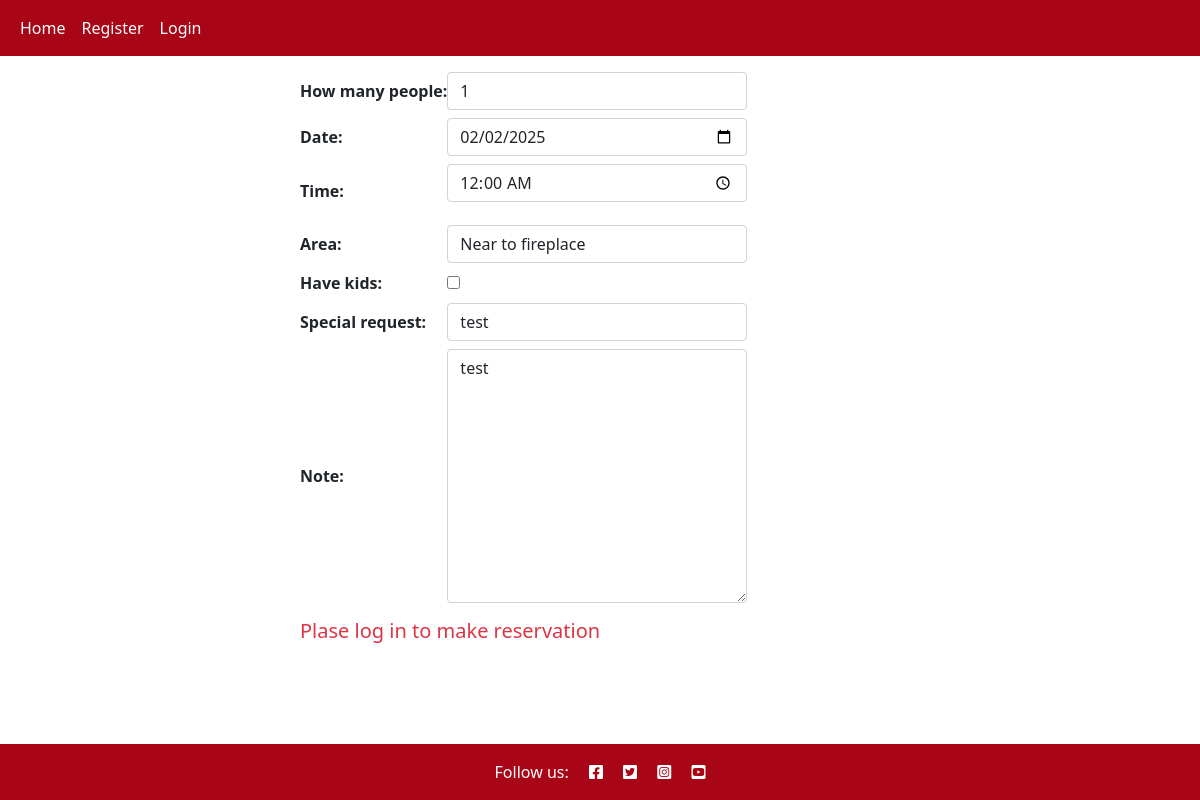
The app's page /reservations/edit_reservation/18, older data.
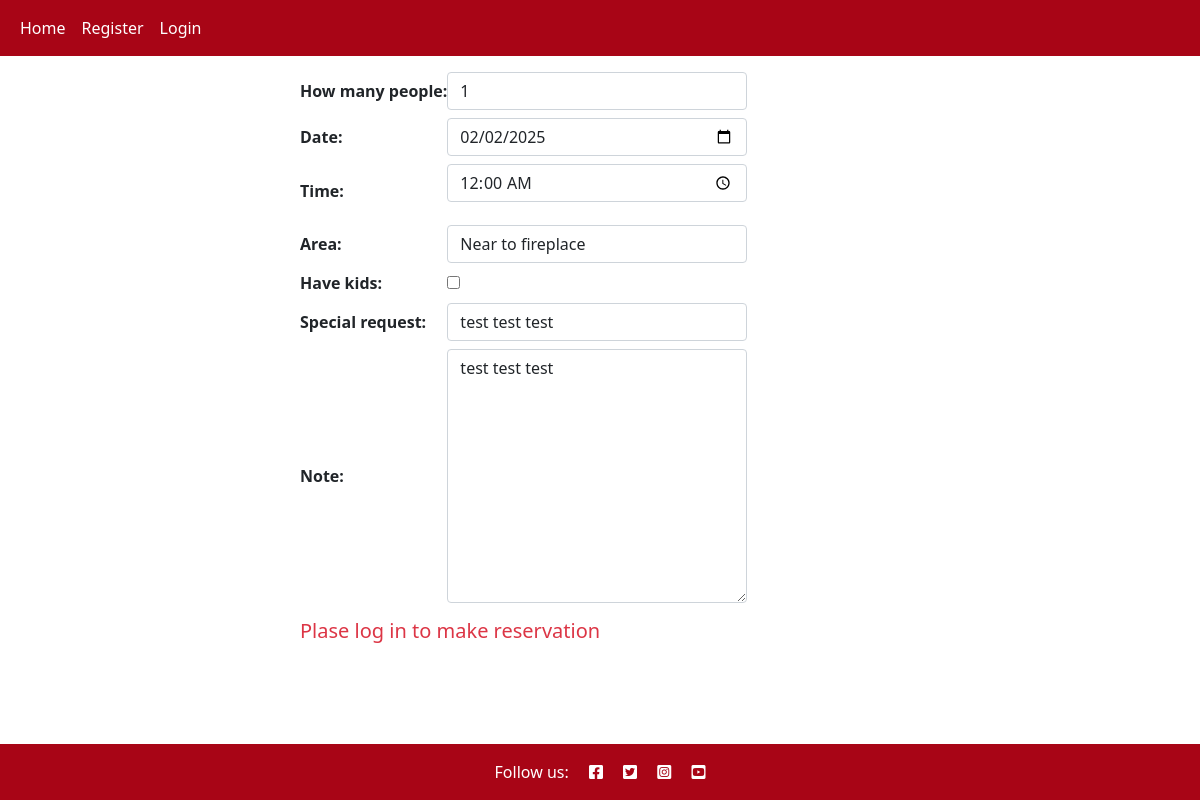
The same page, newer data.
### reservation/models.py (models this page shows)
class Reservation(models.Model):
    date = models.DateField()
    time = models.TimeField()
    area = models.IntegerField(choices=AREAS, default=0)
    how_many_people = models.IntegerField(
        default=1,
        validators=[
            MaxValueValidator(25),
            MinValueValidator(1)
        ])
    customer = models.ForeignKey(User, on_delete=models.CASCADE)
    have_kids = models.BooleanField(default=False)
    special_request = models.CharField(max_length=250, default=None, blank=True, null=True)
    note = models.TextField(default=None, blank=True, null=True)
    created_on = models.DateTimeField(auto_now_add=True)

### reservation/views.py (the view, shortened to what this page needs)
def edit_reservation(request, reservation_id):
    reservation = get_object_or_404(Reservation, pk=reservation_id)
    reservation_form = ReservationForm(initial={
        'how_many_people': reservation.how_many_people,
        'date': reservation.date,
        'time': reservation.time,
        'area': reservation.area,
        'have_kids': reservation.have_kids,
        'special_request': reservation.special_request,
        'note': reservation.note
    })
    return render(
        request,
        'reservation/reserve.html',
        {'reservation_form': reservation_form}
    )

### reservation/templates/reservation/reserve.html (shortened to what this page needs)
{% extends 'base.html'%}
{% block content%}
<div class="d-flex justify-content-center">
<div class="col-md-6">
    <form method="post" id="reservationForm">
    <table>
        {{reservation_form}}
    </table>
    {% if user.is_authenticated %}
    <div class="mt-4 d-flex">
        <button type="submit" id="submitButton" class="btn btn-success mb-3" style="width: 27%;">
            {%if reservation_form.date.value %} Edit {% else %} Reserve {% endif%}
        </button>
    </div>
    {% else %}
    <div class="mt-3">
        <h5 class="text-danger">Plase log in to make reservation </h5>
    </div>
    {% endif %}
  </form>
</div>
</div>
{% endblock %}

Row changes from the older to the newer data that the page shows:
changed Reservation "Near to fireplace": special_request "test" → "test test test"; note "test" → "test test test"
